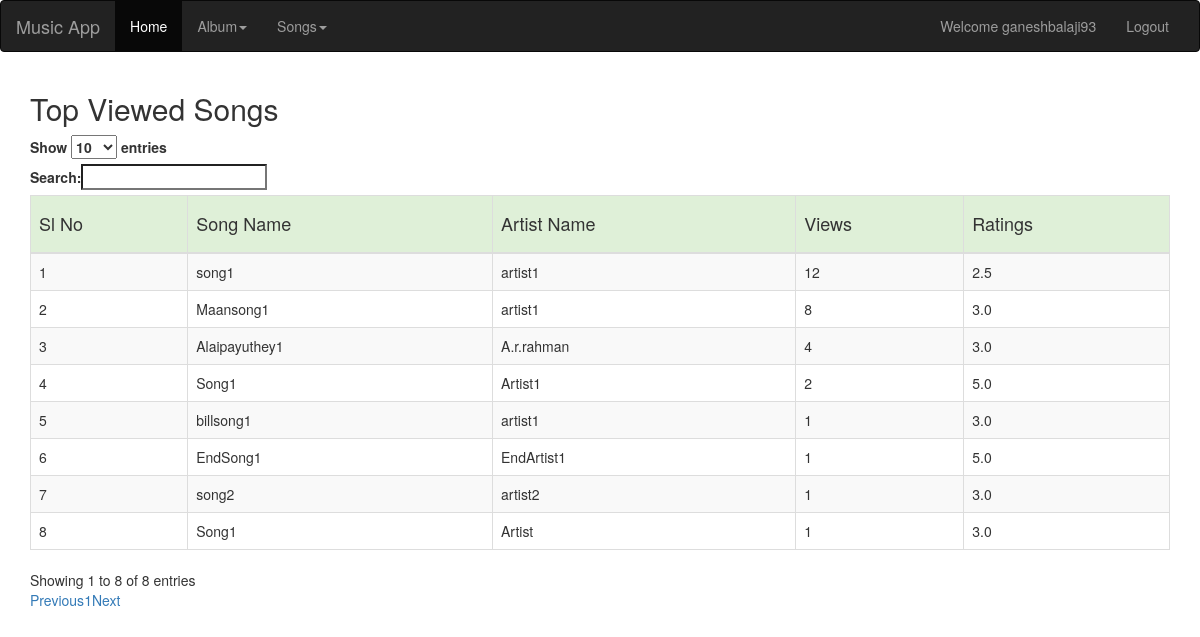
The page /mysongs/topviewedsong (signed in) on the database its author committed.
### mysongs/models.py (models this page shows, shortened)
class Songstable(models.Model):
    song_id = models.AutoField(primary_key=True)
    album_id = models.ForeignKey(Albumtable, on_delete=models.CASCADE)
    song_name = models.CharField(max_length=60)
    artist_name = models.CharField(max_length=60)
    view_count = models.IntegerField(default=0)

### mysongs/views.py (the view)
# urls.py: path('topviewedsong', views.topviewedsong, name='Topviewedsongs'),
@login_required
def topviewedsong(request):
    topviewedsong = Ratingtable.objects.values('song_id', 'song_id__song_name', 'song_id__artist_name', 'song_id__view_count').\
         annotate(average_rating=Avg('user_rating')).order_by('-average_rating')
    viewedvalue = topviewedsong.order_by('song_id__view_count').reverse()
    return render(request, 'mysongs/Topviewedsong.html', {'value': viewedvalue},)

### mysongs/templates/mysongs/Topviewedsong.html (shortened to what this page needs)
{% extends "myapp/base.html" %}
{% block content %}
    <div class="container">
    <h2>Top Viewed Songs</h2>
    <div class="table-responsive">
    <table class="table table-striped table-hover table-bordered datatable">
        <thead>
        <tr class="bg-success">
                <th><h4>Sl No</h4></th>
               <th><h4>Song Name</h4></th>
               <th><h4>Artist Name</h4></th>
                <th><h4>Views</h4></th>
                <th><h4>Ratings</h4></th>
        </tr>
        </thead>
        <tbody>
        {% for topviews in value %}
        <tr>
                <td><span>{{ forloop.counter }}</span></td>
                <td><span>{{ topviews.song_id__song_name }}</span></td>
                <td><span>{{ topviews.song_id__artist_name }}</span></td>
                <td><span>{{ topviews.song_id__view_count }}</span></td>
                <td><span>{{ topviews.average_rating }}</span></td>
        </tr>
        {% endfor %}
        </tbody>
    </table>
    </div>
    </div>
{% endblock %}

### myapp/Templates/myapp/navigation.html (shortened to what this page needs)
<nav class="navbar navbar-inverse">
  <div class="container-fluid">
    <div class="navbar-header">
      <a class="navbar-brand" href="/myapp/home">Music App</a>
    </div>
    <div class="collapse navbar-collapse" id="myNavbar">
      <ul class="nav navbar-nav">
          {% if user.username %}
            <li class="active"><a href="/myapp/home">Home</a></li>
            <li class="dropdown">
            <a class="dropdown-toggle" data-toggle="dropdown" href="#">Album<span class="caret"></span></a>
            </li>
            <li class="dropdown">
            <a class="dropdown-toggle" data-toggle="dropdown" href="#">Songs<span class="caret"></span></a>
            </li>
          {% else %}
          <li class=""><a href="/myapp/home">Home</a></li>
          {% endif %}
      </ul>
      <ul class="nav navbar-nav navbar-right">
        {% if user.username %}
            <li><a>Welcome {{user.username}}</a></li>
            <li><a href="/myapp/logout">Logout</a></li>
        {% else %}
            <li><a href="/myapp/registration">Registration</a></li>
            <li><a href="/myapp/login"><span class="glyphicon glyphicon-log-in"></span> Login</a></li>
      </ul>
        {% endif %}
        </div>
    </div>
</nav>

### rows shown on the page
Songstable: song_id__song_name "Maansong1", song_id__artist_name "artist1", song_id__view_count "8", average_rating "3.0"
Songstable: song_id__song_name "Alaipayuthey1", song_id__artist_name "A.r.rahman", song_id__view_count "4", average_rating "3.0"
Songstable: song_id__song_name "billsong1", song_id__artist_name "artist1", song_id__view_count "1", average_rating "3.0"
Songstable: song_id__song_name "EndSong1", song_id__artist_name "EndArtist1", song_id__view_count "1", average_rating "5.0"
Songstable: song_id__song_name "song2", song_id__artist_name "artist2", song_id__view_count "1", average_rating "3.0"
Songstable: song_id__song_name "Song1", song_id__artist_name "Artist", song_id__view_count "1", average_rating "3.0"

### other values the page prints
{{ user.username }} "ganeshbalaji93"
{{ topviews.song_id__song_name }} "song1" "Song1"
{{ topviews.song_id__artist_name }} "artist1" "Artist1"
{{ topviews.song_id__view_count }} "12" "2"
{{ topviews.average_rating }} "2.5" "5.0"
